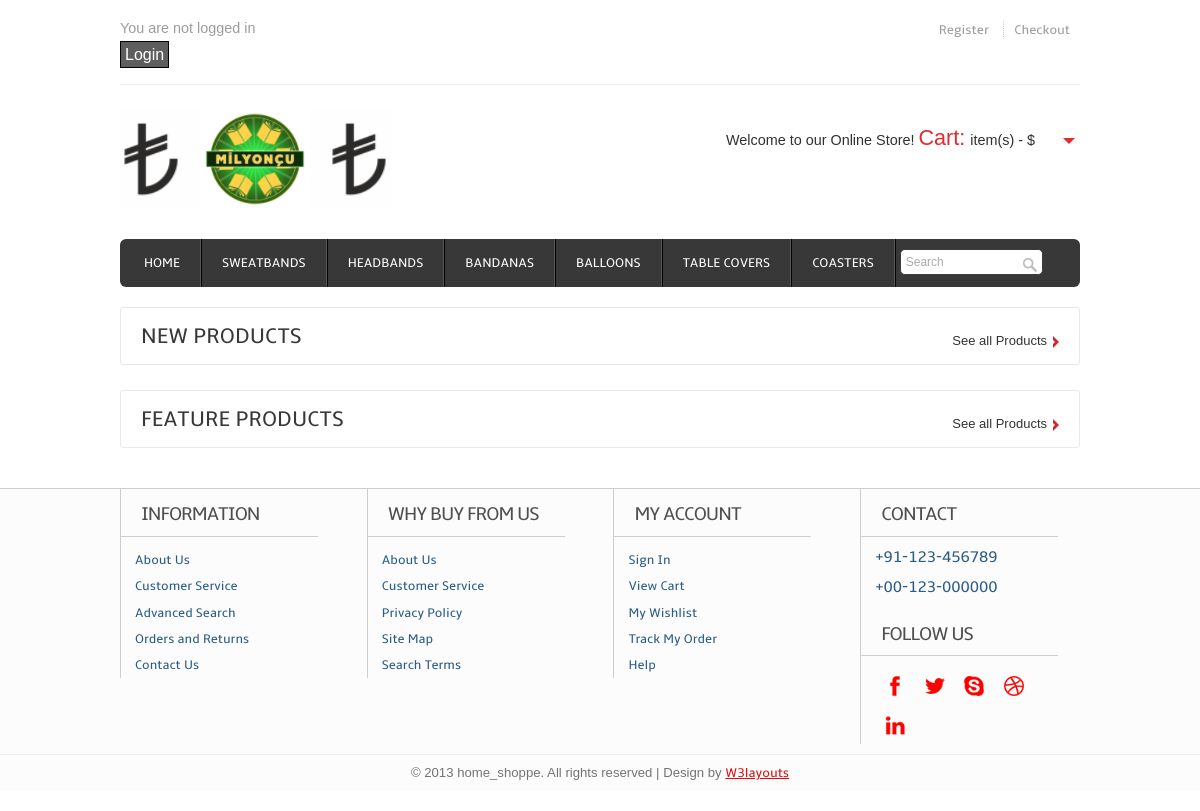
The page /milyoncu/headbands/ on the database as committed earlier.
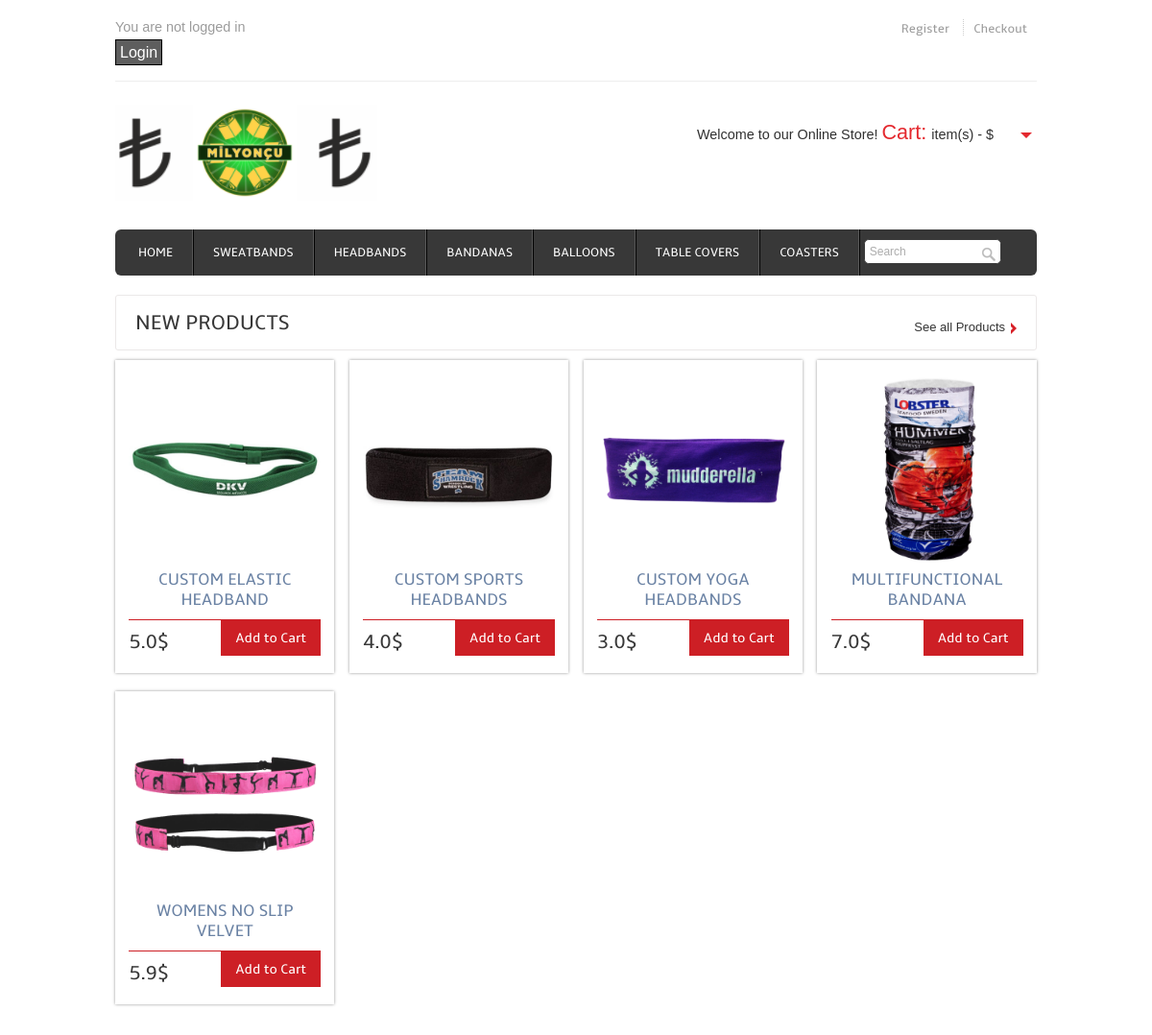
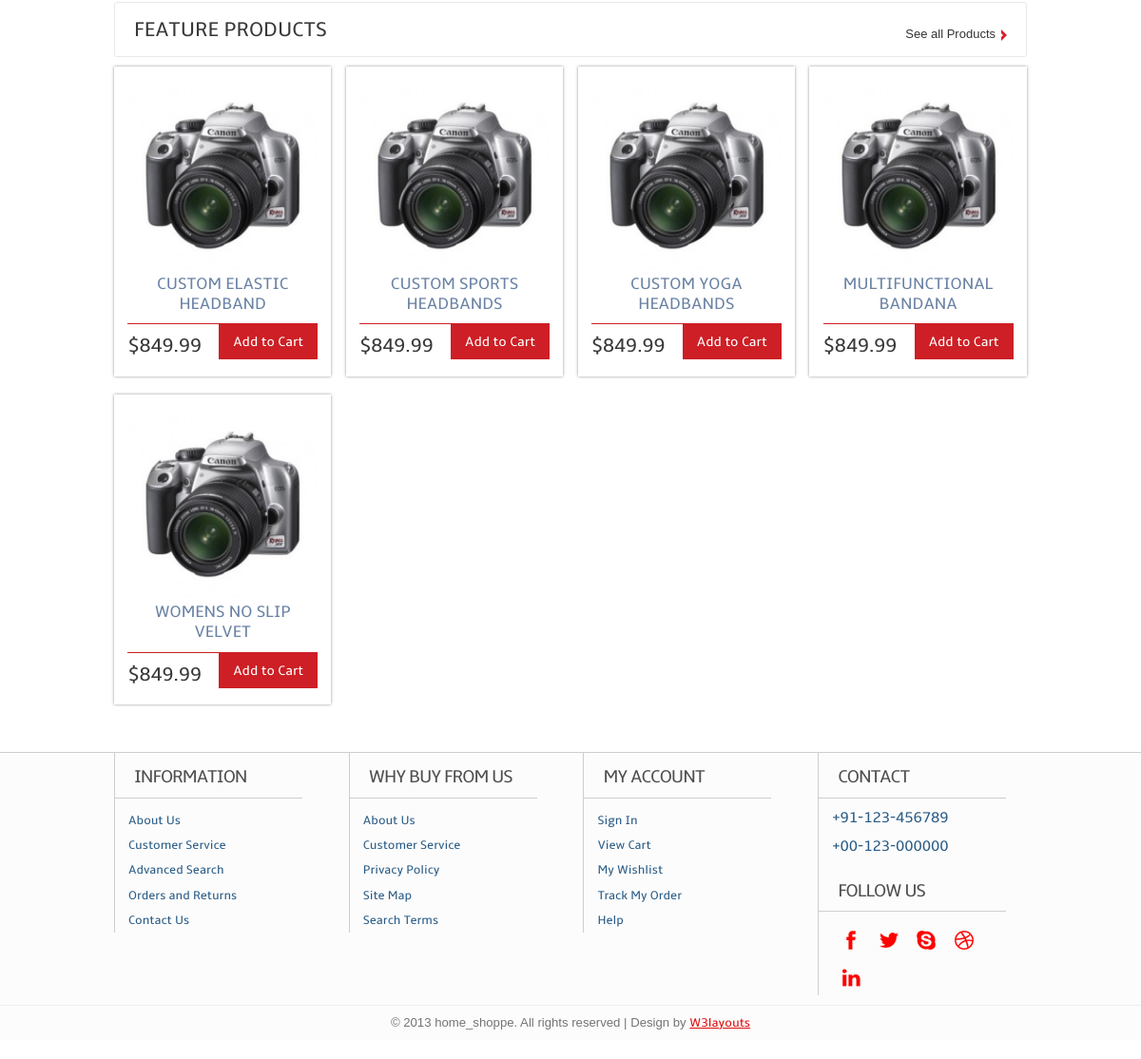
The same page on the database as committed later (2 pictures, top to bottom).
### milyoncu/models.py (models this page shows, shortened)
class Product(models.Model):
    name = models.CharField(max_length=30)
    description = models.TextField (max_length=250)
    price = models.FloatField ()
    size = models.CharField(max_length=30)
    category = models.ForeignKey('Category', on_delete=models.CASCADE)
    logo = models.ImageField(upload_to="static/images", blank=True)
    slug = models.SlugField(editable=True) # hide from admin

### milyoncu/views.py (the view)
class HeadbandsView(IndexView):
    template_name = "headbands.html"
    queryset = Product.objects.all().filter(category_id='2')

### milyoncu/views.py (called while the page is built)
def totalPrice(request):
    user = request.user;
    if user.is_authenticated:
        list = Cart.objects.filter(user=user)
        total= 0
        for c in list:
            total += c.quantity*c.product.price
        return { "cartTotal":total, "totalAmount": list.count()}
    return {}

### milyoncu/templates/headbands.html (shortened to what this page needs)
{% extends "base.html" %}
{% load static %}
{% block content %}
    <div class="content">
    	<div class="content_top">
    		<div class="heading">
    		<h3>New Products</h3>
    		</div>
    		<div class="see">
    			<p><a href="{% url 'milyoncu:allproducts' %}">See all Products</a></p>
    		</div>
    	</div>
	      <div class="section group">
			  {% for object in object_list %}
				<div class="grid_1_of_4 images_1_of_4">
					{% load ratings %}
					 <a href="{% url 'milyoncu:preview' object.slug %}"><img src="/{{ object.logo }}" alt="" /></a>
					 <h2>{{object.name}} </h2>
					<div class="price-details">
				       <div class="price-number">
							<p><span class="rupees">{{object.price}}$</span></p>
					    </div>
					       		<div class="add-cart">
									<h4><a href="preview.html">Add to Cart</a></h4>
							     </div>
					</div>
				</div>
			  {% endfor %}
			</div>
			<div class="content_bottom">
    		<div class="heading">
    		<h3>Feature Products</h3>
    		</div>
    		<div class="see">
    			<p><a href="#">See all Products</a></p>
    		</div>
    	</div>
			<div class="section group">
                {% for object in object_list %}
				<div class="grid_1_of_4 images_1_of_4">
					 <a href="preview.html"><img src="images/new-pic1.jpg" alt="" /></a>
					 <h2> {{ object.name }} </h2>
					<div class="price-details">
				       <div class="price-number">
							<p><span class="rupees">$849.99</span></p>
					    </div>
					       		<div class="add-cart">
									<h4><a href="preview.html">Add to Cart</a></h4>
							     </div>
					</div>
				</div>
                {% endfor %}
			</div>
    </div>
{% endblock %}

Rows that differ between the two databases and show on the page:
added Product: logo (picture), name "CUSTOM ELASTIC HEADBAND", price "5.0"
added Product: logo (picture), name "CUSTOM SPORTS HEADBANDS", price "4.0"
added Product: logo (picture), name "CUSTOM YOGA HEADBANDS", price "3.0"
added Product: logo (picture), name "MULTIFUNCTIONAL BANDANA", price "7.0"
added Product: logo (picture), name "WOMENS NO SLIP VELVET", price "5.9"
